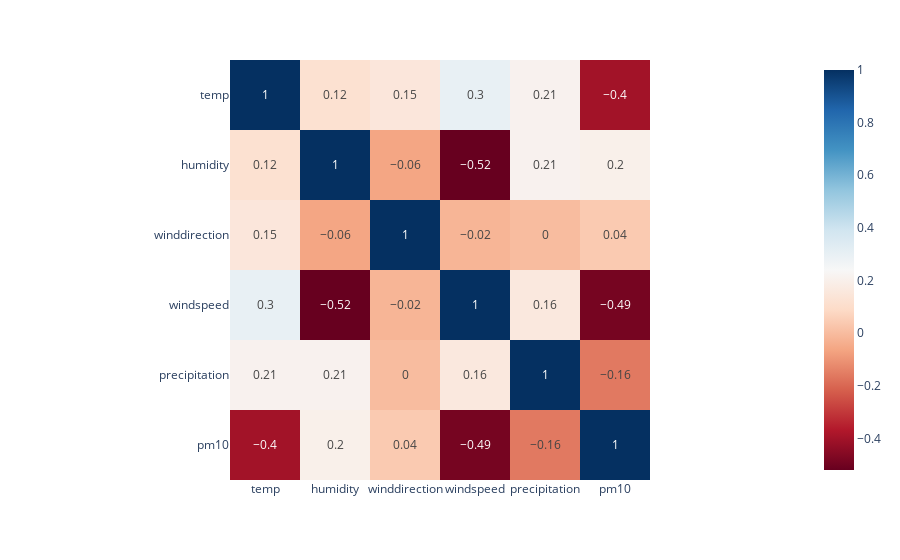

Notebook code for this chart:
### Markdown cell above
##### Korrelation über einen Monat (01.2022)

### Code cell
px.imshow(correlation_df.corr().round(2), text_auto=True, color_continuous_scale="RdBu")

### Figure 1 — Plotly figure (JSON) as saved in the notebook; plotly's stock layout.template omitted (floating-point values rounded to 4 significant figures)
{"data": [{"coloraxis": "coloraxis", "hovertemplate": "x: %{x}<br>y: %{y}<br>color: %{z}<extra></extra>", "name": "0", "texttemplate": "%{z}", "type": "heatmap", "x": ["temp", "humidity", "winddirection", "windspeed", "precipitation", "pm10"], "xaxis": "x", "y": ["temp", "humidity", "winddirection", "windspeed", "precipitation", "pm10"], "yaxis": "y", "z": [[1, 0.12, 0.15, 0.3, 0.21, -0.4], [0.12, 1, -0.06, -0.52, 0.21, 0.2], [0.15, -0.06, 1, -0.02, 0, 0.04], [0.3, -0.52, -0.02, 1, 0.16, -0.49], [0.21, 0.21, 0, 0.16, 1, -0.16], [-0.4, 0.2, 0.04, -0.49, -0.16, 1]]}], "layout": {"coloraxis": {"colorscale": [[0, "rgb(103,0,31)"], [0.1, "rgb(178,24,43)"], [0.2, "rgb(214,96,77)"], [0.3, "rgb(244,165,130)"], [0.4, "rgb(253,219,199)"], [0.5, "rgb(247,247,247)"], [0.6, "rgb(209,229,240)"], [0.7, "rgb(146,197,222)"], [0.8, "rgb(67,147,195)"], [0.9, "rgb(33,102,172)"], [1, "rgb(5,48,97)"]]}, "margin": {"t": 60}, "xaxis": {"anchor": "y", "constrain": "domain", "domain": [0, 1], "scaleanchor": "y"}, "yaxis": {"anchor": "x", "autorange": "reversed", "constrain": "domain", "domain": [0, 1]}}}
